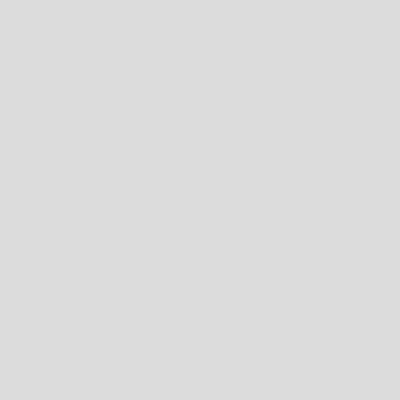
Frame 1 (no input)
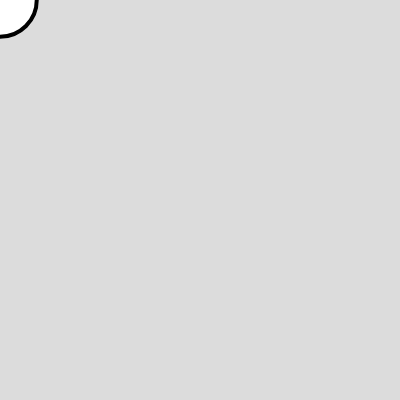
Frame 60 (no input)
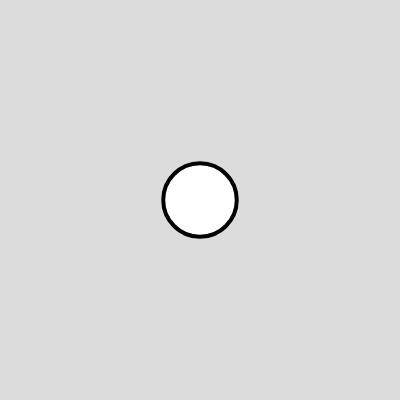
Frame 120 (the mouse pressed at the canvas centre since frame 60)

The p5.js sketch that drew these frames (run headless with seeded random() and noise() and a simulated clock; from frame 60 on, the mouse is pressed at the canvas centre):

// p5.js sketch
// ── sketch.js
let trail = []

function setup() {
  createCanvas(400, 400);
}

function draw() {
  background(220);
  stroke('black');
  strokeWeight(4);
  trail.push(createVector(mouseX,mouseY))
  
  if (trail.length > 50) {
    trail.shift();
  }
  
  for (let i = 0; i < trail.length; i++) {
    const curr = trail[i]
    circle(curr.x, curr.y, i*1.5)
  }
}
